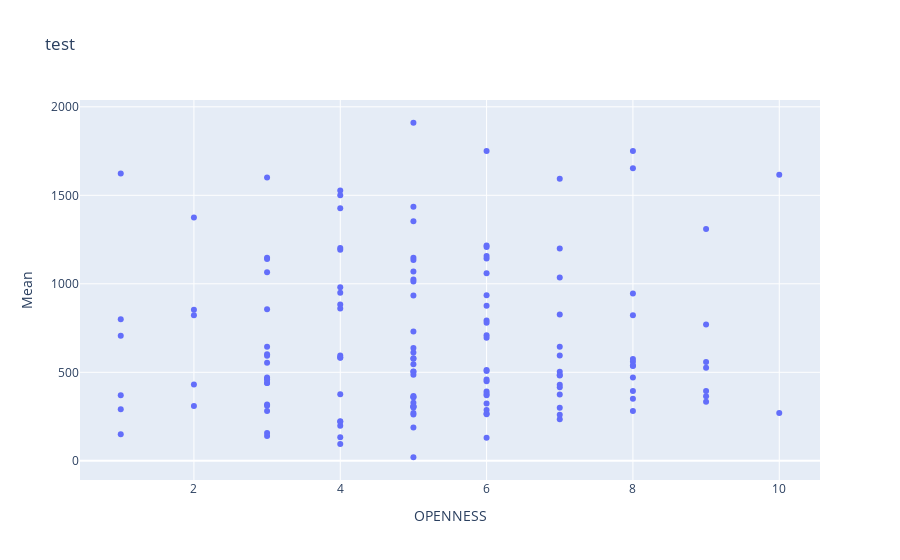
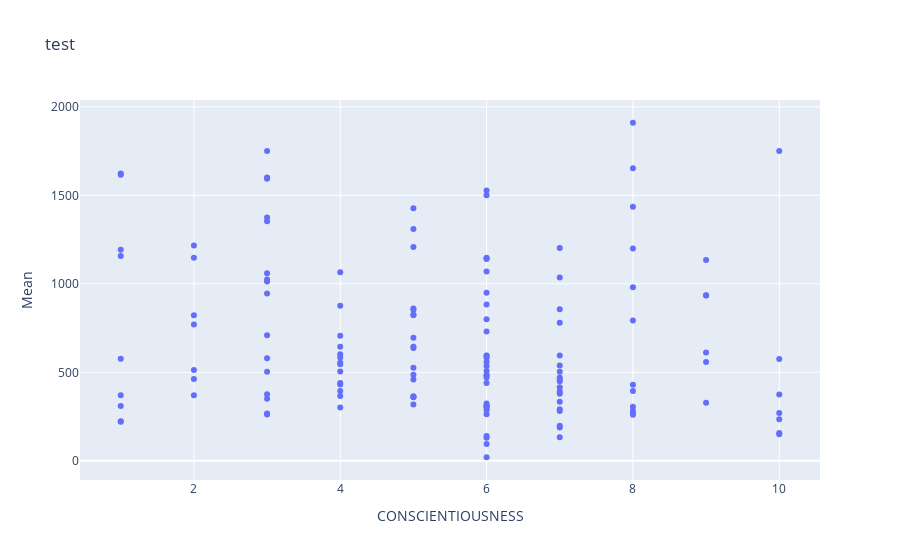
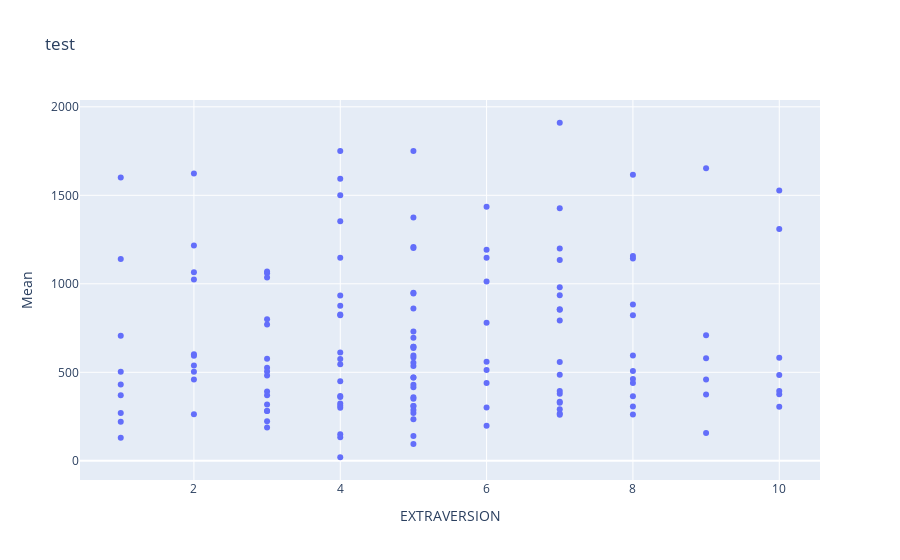
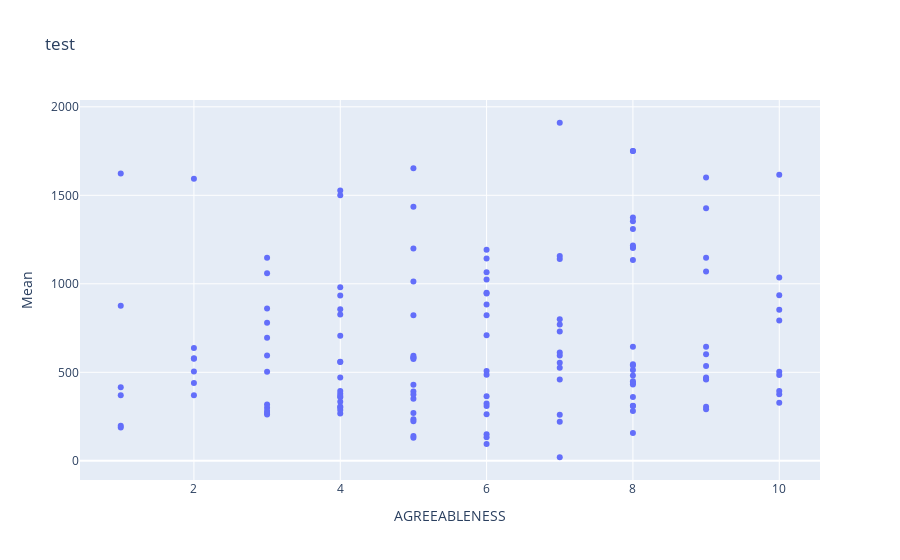

Write notebook code for charts like these, in order.
### Markdown cell above
Zestawienie korelacji dla danych testowych, w których średni wynik gry wyniósł <= 2000 punktów.
Korelacja między badanymi elementami nadal jest niska.

### Code cell
pd.set_option('display.max_columns', 500)
#import metadata
data = pd.read_csv("mean_scores.csv", sep=',')
data.head()
fig = px.scatter(data_trimmed, x = 'OPENNESS', y = 'Mean', title='test')
fig.show()
fig1 = px.scatter(data_trimmed, x = 'CONSCIENTIOUSNESS', y = 'Mean', title='test')
fig1.show()
fig2 = px.scatter(data_trimmed, x = 'EXTRAVERSION', y = 'Mean', title='test')
fig2.show()
fig3 = px.scatter(data_trimmed, x = 'AGREEABLENESS', y = 'Mean', title='test')
fig3.show()
fig4 = px.scatter(data_trimmed, x = 'NEUROTICISM', y = 'Mean', title='test')
fig4.show()

### Figure 1 — Plotly figure (JSON) as saved in the notebook; plotly's stock layout.template omitted (floating-point values rounded to 4 significant figures; data arrays with more than 128 entries replaced by an {"elided": "..."} marker saying what was removed)
{"data": [{"hoverlabel": {"namelength": 0}, "hovertemplate": "OPENNESS=%{x}<br>Mean=%{y}", "legendgroup": "", "marker": {"color": "#636efa", "symbol": "circle"}, "mode": "markers", "name": "", "showlegend": false, "type": "scatter", "x": {"elided": "138 int values"}, "xaxis": "x", "y": {"elided": "138 float values"}, "yaxis": "y"}], "layout": {"legend": {"tracegroupgap": 0}, "title": {"text": "test"}, "xaxis": {"anchor": "y", "domain": [0, 1], "title": {"text": "OPENNESS"}}, "yaxis": {"anchor": "x", "domain": [0, 1], "title": {"text": "Mean"}}}}

### Figure 2 — Plotly figure (JSON) as saved in the notebook; plotly's stock layout.template omitted (floating-point values rounded to 4 significant figures; data arrays with more than 128 entries replaced by an {"elided": "..."} marker saying what was removed)
{"data": [{"hoverlabel": {"namelength": 0}, "hovertemplate": "CONSCIENTIOUSNESS=%{x}<br>Mean=%{y}", "legendgroup": "", "marker": {"color": "#636efa", "symbol": "circle"}, "mode": "markers", "name": "", "showlegend": false, "type": "scatter", "x": {"elided": "138 int values"}, "xaxis": "x", "y": {"elided": "138 float values"}, "yaxis": "y"}], "layout": {"legend": {"tracegroupgap": 0}, "title": {"text": "test"}, "xaxis": {"anchor": "y", "domain": [0, 1], "title": {"text": "CONSCIENTIOUSNESS"}}, "yaxis": {"anchor": "x", "domain": [0, 1], "title": {"text": "Mean"}}}}

### Figure 3 — Plotly figure (JSON) as saved in the notebook; plotly's stock layout.template omitted (floating-point values rounded to 4 significant figures; data arrays with more than 128 entries replaced by an {"elided": "..."} marker saying what was removed)
{"data": [{"hoverlabel": {"namelength": 0}, "hovertemplate": "EXTRAVERSION=%{x}<br>Mean=%{y}", "legendgroup": "", "marker": {"color": "#636efa", "symbol": "circle"}, "mode": "markers", "name": "", "showlegend": false, "type": "scatter", "x": {"elided": "138 int values"}, "xaxis": "x", "y": {"elided": "138 float values"}, "yaxis": "y"}], "layout": {"legend": {"tracegroupgap": 0}, "title": {"text": "test"}, "xaxis": {"anchor": "y", "domain": [0, 1], "title": {"text": "EXTRAVERSION"}}, "yaxis": {"anchor": "x", "domain": [0, 1], "title": {"text": "Mean"}}}}

### Figure 4 — Plotly figure (JSON) as saved in the notebook; plotly's stock layout.template omitted (floating-point values rounded to 4 significant figures; data arrays with more than 128 entries replaced by an {"elided": "..."} marker saying what was removed)
{"data": [{"hoverlabel": {"namelength": 0}, "hovertemplate": "AGREEABLENESS=%{x}<br>Mean=%{y}", "legendgroup": "", "marker": {"color": "#636efa", "symbol": "circle"}, "mode": "markers", "name": "", "showlegend": false, "type": "scatter", "x": {"elided": "138 int values"}, "xaxis": "x", "y": {"elided": "138 float values"}, "yaxis": "y"}], "layout": {"legend": {"tracegroupgap": 0}, "title": {"text": "test"}, "xaxis": {"anchor": "y", "domain": [0, 1], "title": {"text": "AGREEABLENESS"}}, "yaxis": {"anchor": "x", "domain": [0, 1], "title": {"text": "Mean"}}}}
